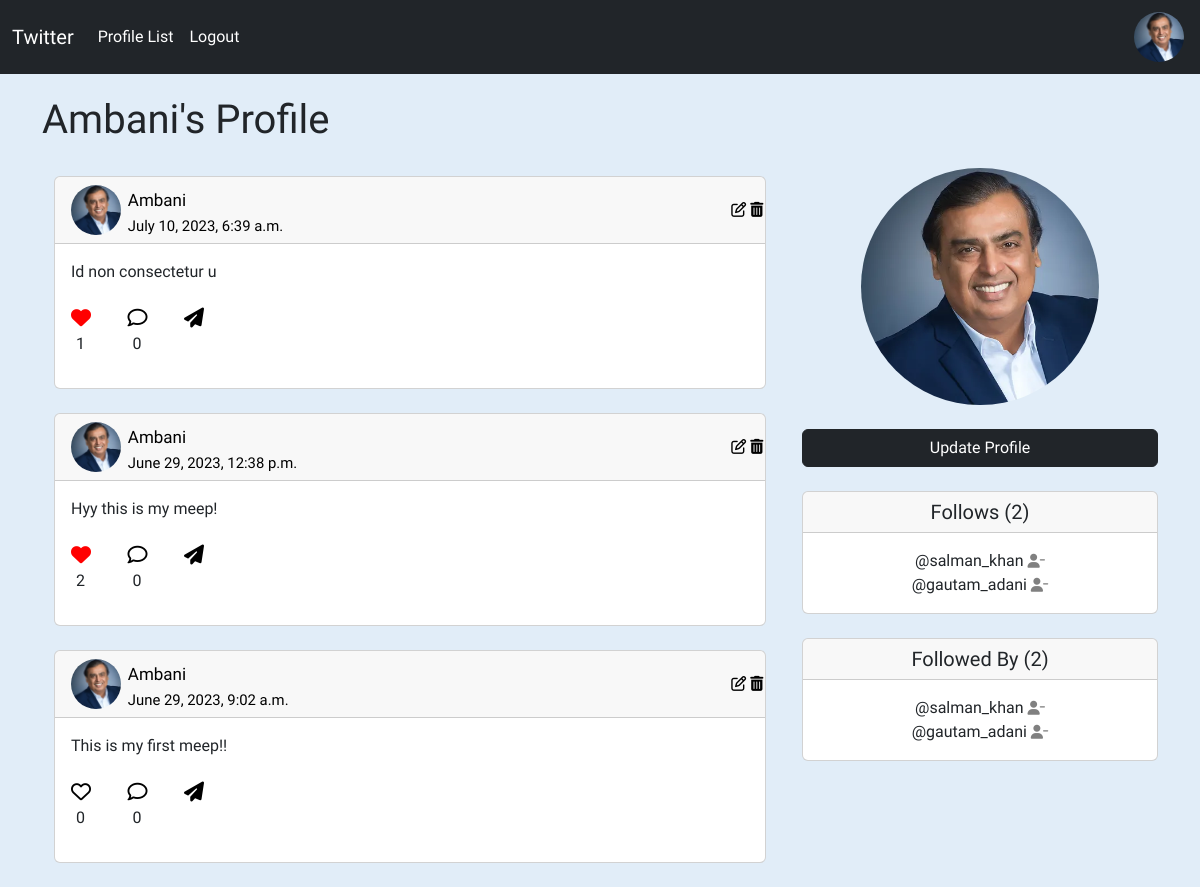
Screenshot of /profile/1 (signed in) with the database file from the repository.
### musker/models.py (models this page shows, shortened)
class Profile(models.Model):
    user = models.OneToOneField(User, on_delete=models.CASCADE)
    follows = models.ManyToManyField("self", related_name="followed_by", symmetrical=False, blank=True)
    date_modified = models.DateTimeField(User,auto_now=True)
    profile_image = models.ImageField(null=True, blank=True, upload_to='images/')
    def __str__(self):
        return self.user.username

class Meep(models.Model):
    user = models.ForeignKey(User, related_name="meeps", on_delete=models.DO_NOTHING)
    body = models.CharField(max_length=200)
    created_at = models.DateTimeField(auto_now_add=True)
    likes = models.ManyToManyField(User, related_name="meep_like", blank=True)
    def number_of_likes(self):
        return self.likes.count()

### musker/views.py (the view, shortened to what this page needs)
# urls.py: path('profile/<int:pk>',views.profile, name='profile'),
def profile(request, pk):
    if request.user.is_authenticated:
        profile = Profile.objects.get(user_id = pk)
        meeps = Meep.objects.filter(user_id = pk).order_by('-created_at')
        return render(request, 'profile.html', {'profile': profile, 'meeps':meeps})
    else:
        messages.success(request, 'You Must be logged in to view this page...')
        return redirect('home')

### musker/templates/profile.html (shortened to what this page needs)
{% extends 'base.html' %}
{% block content %}
{% load static %}
{% if profile %}
    <div class="container">
        <div class="row">
            <div class="col-8">
                <h1>{{ profile.user.username|capfirst }}'s Profile</h1><br>
                {% if meeps %}
                    {% for meep in meeps %}
                    <div class="container">
                        <div class="card">
                            <div class="card-header">
                              <div class="col-1">
                              <a class="text-decoration-none" href="{% url 'profile' meep.user.id %}">
                                  {% if meep.user.profile.profile_image %}
                                  <img width=50 height=50 class="rounded-circle" src="{{ meep.user.profile.profile_image.url }}"><p class="position-absolute text-black" style="margin-left: 8%;
                                  top: 5%;font-size: 17px;text-align:left;">{{ meep.user.username|capfirst }}<br>
                                  <small class"text-muted" style="text-align:left;">
                                    {{ meep.created_at }}
                                  </small>
                                </p>
                                  {% endif %}
                              </a>
                              <div class="position-absolute" style="margin-left:93%; top:10%" >
                                {% if meep.user.id == request.user.id %}
                                    <a href="{% url 'edit_meep' meep.id %}"> <i class="fa fa-edit" style="color:black; font-size: 15px;"></i></a>
                                    <a href="{% url 'delete_meep' meep.id %}"> <i class="fa fa-trash" style="color:black; font-size: 15px;"></i>   </a>
                                {% endif %}
                                </div>
                              </div>
                            </div>
                            <div class="card-body">
                        <div class="row">
                            <div class="col-12">
                                {{ meep.body }}<br><br>
                            </div><br>
                            <div class="row">
                            <div class="col-1">
                                {% if user in meep.likes.all %}
                                <a class="text-decoration-none" href="{% url 'meep_like' meep.id %}"> <i class="fa-solid fa-heart fa-fade" style="color:red; font-size: 20px;"></i><p class="text-dark"  style="margin-left:5px" >{{ meep.number_of_likes }}</p></a>
                                {% else %}
                                <a class="text-decoration-none" href="{% url 'meep_like' meep.id %}"> <i class="fa fa-heart-o" style="color:black; font-size: 20px;"></i> <p class="text-dark" style="margin-left:5px" >{{ meep.number_of_likes }}</p></a>
                                {% endif %}
                            </div><br>
                            <div class="col-1">
                                <a class="text-decoration-none" href="{% url 'meep_comment' meep.id %}"> <i class="fa-regular fa-comment" style="color:black; font-size: 20px;"></i><p class="text-dark" style="margin-left:5px" >{{ meep.comment_on_tweet.count }} </p> </a>
                            </div>
                            <div class="col-1">
                                <a href="{% url 'meep_show' meep.id %}"> <i class="fa fa-send" style="color:black; font-size: 20px;"></i> </a>
                            </div>
                            </div>
                        </div>
                    </div>
                </div>
        </div><br>
        {% endfor %}
        {% endif %}
            </div>
            <div class="col-4 text-center">
                <br><br><br>
                {% if profile.profile_image %}
                <img class="rounded-circle col-8" src="{{ profile.profile_image.url }}">
                {% else %}
                <img class="col-12" src="{% static 'img/profile.jpeg' %}">
                {% endif %}
                <br> <br>
                {% if request.user.id == profile.user.id %}
                <a class="btn btn-dark col-12" href="{% url 'update_user' %}">Update Profile</a><br>
                {% endif %}
                </form><br>
                <div class="card">
                    <h5 class="card-header">Follows ({{ profile.follows.all.count|add:'-1' }})</h5>
                    <div class="card-body">
                      <p class="card-text">
                        {% for following in profile.follows.all %}
                            {% if following.user.id != profile.user.id %}
                                <a class="text-decoration-none text-dark" href="{% url 'profile' following.user.id %}">@{{ following }}</a>
                                <a href="{% url 'unfollow' following.user.id %}">
                                    {% if request.user.id == profile.user.id %}
                                    <i class="fa fa-user-minus small" style="color:gray"></i>
                                    {% endif %}
                                </a><br>
                            {% endif %}
                        {% endfor %}
                      </p>
                    </div>
                </div>
                <br>
                <div class="card">
                    <h5 class="card-header">Followed By ({{ profile.followed_by.all.count|add:'-1' }})</h5>
                    <div class="card-body">
                      <p class="card-text">
                        {% for following in profile.followed_by.all %}
                            {% if following.user.id != profile.user.id %}
                            <a class="text-decoration-none text-dark" href="{% url 'profile' following.user.id %}">@{{ following }}</a>
                                {% if following in profile.follows.all %}
                                <a href="{% url 'unfollow' following.user.id %}">
                                    {% if request.user.id == profile.user.id %}
                                    <i class="fa fa-user-minus small" style="color:gray"></i>
                                    {% endif %}
                                </a>
                                {% else %}
                                <a href="{% url 'follow' following.user.id %}">
                                    {% if request.user.id == profile.user.id %}
                                    <i class="fa fa-user-plus small" style="color:gray"></i>
                                    {% endif %}
                                </a>
                                {% endif %}<br>
                            {% endif %}
                        {% endfor %}
                      </p>
                    </div>
                </div>
                <br>
            </div>
        </div>
    </div>
{% endif %}
{% endblock %}

### musker/templates/base.html (shortened to what this page needs)
{% load static %}
<!doctype html>
<html lang="en">
  <head>
    <link href="https://cdn.jsdelivr.net/npm/bootstrap@5.3.0/dist/css/bootstrap.min.css" rel="stylesheet">
</head>
  <body>
    {% include 'navbar.html' %}
        <br>
        {% block content %}
        {% endblock  %}
  </body>
</html>

### musker/templates/navbar.html (shortened to what this page needs)
{% load static %}
<nav class="navbar fixed-top navbar-expand-lg navbar-dark bg-dark">
    <div class="container-fluid">
      <a class="navbar-brand" href="{% url 'home' %}">Twitter</a>
      <div class="collapse navbar-collapse" id="navbarSupportedContent">
        <ul class="navbar-nav me-auto mb-2 mb-lg-0">
          <li class="nav-item">
            <a class="nav-link active" aria-current="page" href="{% url 'profile_list' %}">Profile List</a>
          </li>
          {% if user.is_authenticated %}
          <li class="nav-item">
            <a class="nav-link active" href="{% url 'logout' %}">Logout</a>
          </li>
          {% endif %}
        </ul>
        <div class="">
          {% if user.is_authenticated %}
            <a  class ="text-decoration-none" href = "{% url 'profile' user.id %}" >
              {% if request.user.profile.profile_image %}
              <img src="{{ request.user.profile.profile_image.url}}" height=50  width=50 class="m-1 rounded-circle" alt="profile images">
              {% else %}
              <img src="{% static 'img/profile.jpeg' %}" height=50  width=50 class="m-1 rounded-circle" alt="profile images">
              {% endif %}
            </a>
          {% endif %}
        </div>
      </div>
    </div>
  </nav>
  <br><br><br>

### musker/templates/base.html (style rules this page uses)
body { font-family: 'Cambay', sans-serif; background-color: #e1edf8; }

### rows the page displays
Profile: user.username "Ambani", profile_image (picture), follows.all.count|add "2", followed_by.all.count|add "2"
Meep: user.profile.profile_image (picture), user.username "Ambani", created_at "July 10, 2023, 6:39 a.m.", body "Id non consectetur u", number_of_likes "1", comment_on_tweet.count "0"
Meep: user.profile.profile_image (picture), user.username "Ambani", created_at "June 29, 2023, 12:38 p.m.", body "Hyy this is my meep!", number_of_likes "2", comment_on_tweet.count "0"
Meep: user.profile.profile_image (picture), user.username "Ambani", created_at "June 29, 2023, 9:02 a.m.", body "This is my first meep!!", number_of_likes "0", comment_on_tweet.count "0"
Profile: user.username "salman_khan"
Profile: user.username "gautam_adani"
